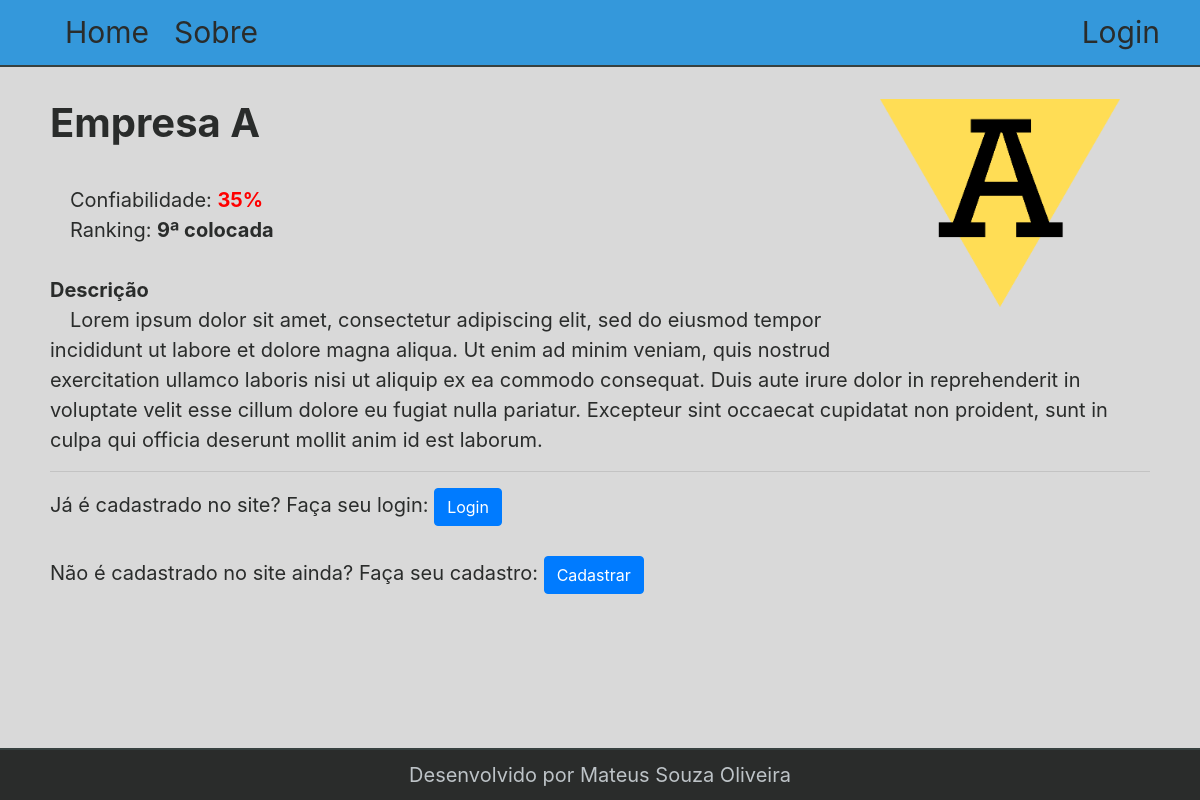
The page /1 on the database its author committed.
### home/models.py (models this page shows, shortened)
class ConfiabilidadeEmpresa(models.Model):
    nome = models.CharField(max_length=150)
    logo = models.ImageField(blank=True, upload_to='logos')
    descricao = models.TextField(blank=True)
    indice = models.PositiveIntegerField(default=50)
    def ranking(self):
        aggregate = ConfiabilidadeEmpresa.objects.filter(
            indice__gt=self.indice).aggregate(ranking=Count('indice'))
        return aggregate['ranking'] + 1

### home/views.py (the view)
def ver_empresa(request, confiabilidadeempresa_id):
    parametro = ConfiabilidadeEmpresa.objects.get(id=confiabilidadeempresa_id)
    return render(request, 'home/ver_empresa.html', {
        'parametro': parametro
    })

### home/templates/home/ver_empresa.html (shortened to what this page needs)
{% extends 'base.html' %} {% load static %}  {% block corpo %}
<div class="corpo">
  {% if parametro.logo %}
  <div class="Login">
    <img src="{{ parametro.logo.url }}" style="width: 300px; padding: 30px;" />
  </div>
  {% endif%}
  <h1>{{ parametro.nome }}</h1>
  <div class="paragrafo">
    Confiabilidade: {% if parametro.indice > 75%}
    <b style="color: green;">{{ parametro.indice }}%</b>
    {%elif parametro.indice < 50%}
    <b style="color: red;">{{ parametro.indice }}%</b>
    {%else%}
    <b>{{ parametro.indice }}%</b>
    {%endif%}
  </div>
  <div class="paragrafo">Ranking: <b>{{parametro.ranking}}ª colocada</b></div>
  <br />
  {% if parametro.descricao %}
  <b>Descrição</b>
  <p class="paragrafo">
    {{ parametro.descricao }}
  </p>
  {% endif %}
  <hr />
  {% if not user.is_authenticated %} Já é cadastrado no site? Faça seu login:
  <a href="{% url 'login' %}" class="btn btn-primary">Login</a><br /><br />
  Não é cadastrado no site ainda? Faça seu cadastro:
  <a href="{% url 'cadastro' %}" class="btn btn-primary">Cadastrar</a>
  {% else %} Deseja fazer envios? Acesse a área administrativa:
  <a href="{% url 'dashboard' %}" class="btn btn-primary">Área Administrativa</a
  ><br /><br />
  Deseja sair? Faça seu logout:
  <a href="{% url 'logout' %}" class="btn btn-primary">Logout</a>
  {% endif %}
</div>
{% endblock %}

### templates/static/css/main.css (style rules this page uses)
body { min-height: 100%; margin: 0; padding: 0; background-color: #d9d9d9; display: flex; flex-direction: column; font-size: 20px; }
html { height: 100%; }
h1 { font-size: 200%; font-weight: bold; padding: 30px 0px; }
a, a:visited, a:active { color: #2a2c2b; }
.header, .footer, a { text-decoration: none; }
.Login { float: right; }
.corpo { background-color: #d9d9d9; color: #2a2c2b; padding: 69px 50px; padding-bottom: 30px; }
a.btn { color: white; }
.paragrafo { text-indent: 20px; }

### rows shown on the page
ConfiabilidadeEmpresa: logo (picture), nome "Empresa A", indice "35", ranking "9", descricao "Lorem ipsum dolor sit amet, consectetur adipiscing elit, sed do eiusmod tempor incididunt ut labore et dolore magna aliqua. Ut enim ad minim veniam, quis nostrud exercitation ullamco laboris nisi ut aliquip ex ea commodo consequat. Duis aute irure dolor in reprehenderit in voluptate velit esse cillum dolore eu fugiat nulla pariatur. Excepteur sint occaecat cupidatat non proident, sunt in culpa qui officia deserunt mollit anim id est laborum."
